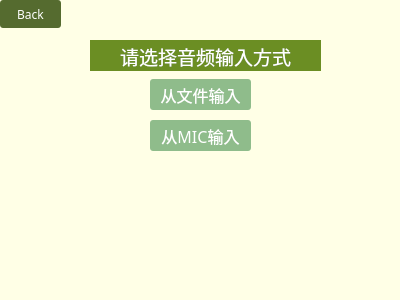
<?xml version="1.0" encoding="UTF-8"?>
<ui version="4.0">
 <class>Service_3</class>
 <widget class="QWidget" name="Service_3">
  <property name="geometry">
   <rect>
    <x>0</x>
    <y>0</y>
    <width>400</width>
    <height>300</height>
   </rect>
  </property>
  <property name="palette">
   <palette>
    <active>
     <colorrole role="Base">
      <brush brushstyle="SolidPattern">
       <color alpha="255">
        <red>255</red>
        <green>255</green>
        <blue>255</blue>
       </color>
      </brush>
     </colorrole>
     <colorrole role="Window">
      <brush brushstyle="SolidPattern">
       <color alpha="255">
        <red>255</red>
        <green>255</green>
        <blue>230</blue>
       </color>
      </brush>
     </colorrole>
    </active>
    <inactive>
     <colorrole role="Base">
      <brush brushstyle="SolidPattern">
       <color alpha="255">
        <red>255</red>
        <green>255</green>
        <blue>255</blue>
       </color>
      </brush>
     </colorrole>
     <colorrole role="Window">
      <brush brushstyle="SolidPattern">
       <color alpha="255">
        <red>255</red>
        <green>255</green>
        <blue>230</blue>
       </color>
      </brush>
     </colorrole>
    </inactive>
    <disabled>
     <colorrole role="Base">
      <brush brushstyle="SolidPattern">
       <color alpha="255">
        <red>255</red>
        <green>255</green>
        <blue>230</blue>
       </color>
      </brush>
     </colorrole>
     <colorrole role="Window">
      <brush brushstyle="SolidPattern">
       <color alpha="255">
        <red>255</red>
        <green>255</green>
        <blue>230</blue>
       </color>
      </brush>
     </colorrole>
    </disabled>
   </palette>
  </property>
  <property name="windowTitle">
   <string>语音听写</string>
  </property>
  <widget class="QPushButton" name="fromFile">
   <property name="geometry">
    <rect>
     <x>150</x>
     <y>79</y>
     <width>101</width>
     <height>31</height>
    </rect>
   </property>
   <property name="font">
    <font>
     <family>方正姚体</family>
     <pointsize>12</pointsize>
    </font>
   </property>
   <property name="styleSheet">
    <string notr="true">QPushButton { background-color: rgb(143, 188, 139); border-radius: 3px; color: rgb(255, 255, 255); } QPushButton:hover { background-color: rgb(42, 53, 23); }</string>
   </property>
   <property name="text">
    <string>从文件输入</string>
   </property>
  </widget>
  <widget class="QPushButton" name="fromMIC">
   <property name="geometry">
    <rect>
     <x>150</x>
     <y>120</y>
     <width>101</width>
     <height>31</height>
    </rect>
   </property>
   <property name="font">
    <font>
     <family>方正姚体</family>
     <pointsize>12</pointsize>
    </font>
   </property>
   <property name="styleSheet">
    <string notr="true">QPushButton { background-color: rgb(143, 188, 139); border-radius: 3px; color: rgb(255, 255, 255); } QPushButton:hover { background-color: rgb(42, 53, 23); }</string>
   </property>
   <property name="text">
    <string>从MIC输入</string>
   </property>
  </widget>
  <widget class="QTextBrowser" name="textBrowser">
   <property name="geometry">
    <rect>
     <x>90</x>
     <y>40</y>
     <width>231</width>
     <height>31</height>
    </rect>
   </property>
   <property name="palette">
    <palette>
     <active>
      <colorrole role="Base">
       <brush brushstyle="SolidPattern">
        <color alpha="255">
         <red>107</red>
         <green>142</green>
         <blue>35</blue>
        </color>
       </brush>
      </colorrole>
     </active>
     <inactive>
      <colorrole role="Base">
       <brush brushstyle="SolidPattern">
        <color alpha="255">
         <red>107</red>
         <green>142</green>
         <blue>35</blue>
        </color>
       </brush>
      </colorrole>
     </inactive>
     <disabled>
      <colorrole role="Base">
       <brush brushstyle="SolidPattern">
        <color alpha="255">
         <red>240</red>
         <green>240</green>
         <blue>240</blue>
        </color>
       </brush>
      </colorrole>
     </disabled>
    </palette>
   </property>
   <property name="font">
    <font>
     <family>方正姚体</family>
     <pointsize>14</pointsize>
    </font>
   </property>
   <property name="styleSheet">
    <string notr="true">border-width:0;
border-style:outset;</string>
   </property>
   <property name="frameShadow">
    <enum>QFrame::Plain</enum>
   </property>
   <property name="lineWidth">
    <number>1</number>
   </property>
   <property name="verticalScrollBarPolicy">
    <enum>Qt::ScrollBarAlwaysOff</enum>
   </property>
   <property name="horizontalScrollBarPolicy">
    <enum>Qt::ScrollBarAlwaysOff</enum>
   </property>
   <property name="sizeAdjustPolicy">
    <enum>QAbstractScrollArea::AdjustToContents</enum>
   </property>
   <property name="html">
    <string>&lt;!DOCTYPE HTML PUBLIC &quot;-//W3C//DTD HTML 4.0//EN&quot; &quot;http://www.w3.org/TR/REC-html40/strict.dtd&quot;&gt;
&lt;html&gt;&lt;head&gt;&lt;meta name=&quot;qrichtext&quot; content=&quot;1&quot; /&gt;&lt;style type=&quot;text/css&quot;&gt;
p, li { white-space: pre-wrap; }
&lt;/style&gt;&lt;/head&gt;&lt;body style=&quot; font-family:'方正姚体'; font-size:14pt; font-weight:400; font-style:normal;&quot;&gt;
&lt;p align=&quot;center&quot; style=&quot; margin-top:12px; margin-bottom:12px; margin-left:0px; margin-right:0px; -qt-block-indent:0; text-indent:0px;&quot;&gt;&lt;span style=&quot; color:#ffffff;&quot;&gt;请选择音频输入方式&lt;/span&gt;&lt;/p&gt;&lt;/body&gt;&lt;/html&gt;</string>
   </property>
  </widget>
  <widget class="QPushButton" name="Back">
   <property name="geometry">
    <rect>
     <x>0</x>
     <y>0</y>
     <width>61</width>
     <height>28</height>
    </rect>
   </property>
   <property name="font">
    <font>
     <family>Impact</family>
    </font>
   </property>
   <property name="styleSheet">
    <string notr="true">QPushButton { background-color: rgb(85, 107, 47); border-radius: 3px; color: rgb(255, 255, 255); } QPushButton:hover { background-color: rgb(42, 53, 23); }</string>
   </property>
   <property name="text">
    <string>Back</string>
   </property>
  </widget>
 </widget>
 <resources/>
 <connections/>
</ui>
